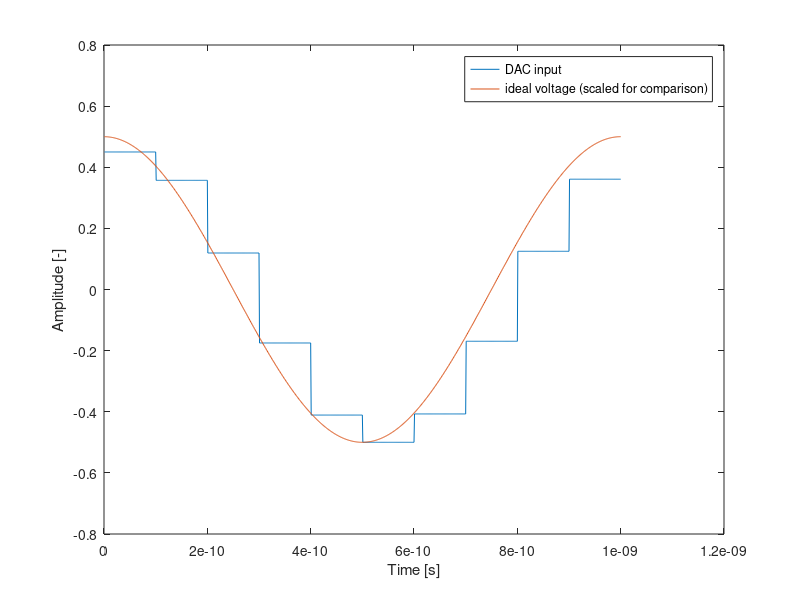
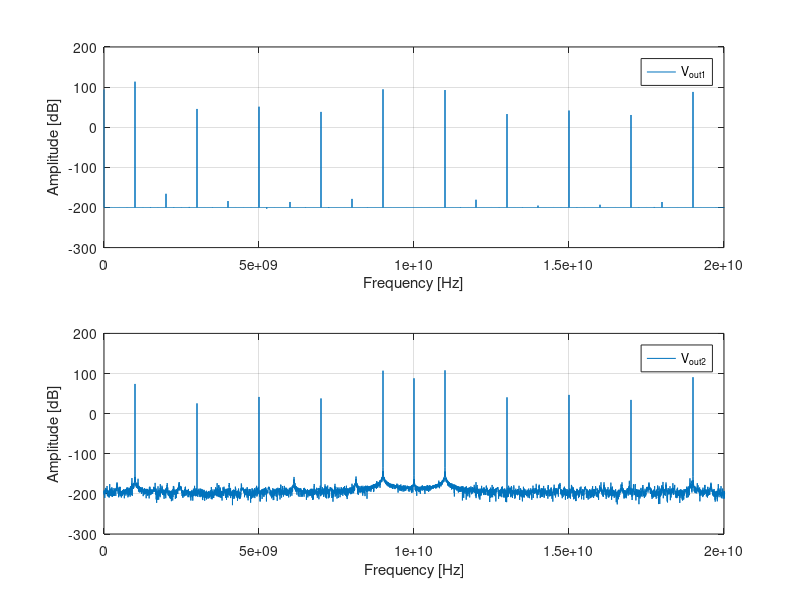

Reproduce these figures in MATLAB, in order. (Note: this script raises an error after producing the figures.)
% Cleanup
clear all;
close all;
clc;

clear;
close all;

% Set the Larmor frequencies of the qubits (3 qubits)
f0 = [11e9, 12e9, 13e9];

% Set the Rabi frequencies
fR = [1e6, 1e6, 1e6];

%define microwave frequency
fosc=10e9; %[Hz]


%number of bits of the DAC
N=10;

%sample frequency of the DAC
fsample=10e9;

% define input signal
% input amplitude 
A=[10e-3 0 0]; %[V]
% input frequency 
fin=[1 2 3]*1e9; %[Hz]
% inout phases
ph_in=[0 0 0]; %[rad]

% total simulation time. It is computed as the time needed for a pi
% rotation for Q1
T=1/fR(1)/2; %[s]
% simulation time step
dt=1e-12; %[s]
% define time vector
t=dt:dt:T; %[s]


% input signal
in=A(1)*cos(2*pi*fin(1)*t+ph_in(1))+...
    A(2)*cos(2*pi*fin(2)*t+ph_in(2))+...
    A(3)*cos(2*pi*fin(2)*t+ph_in(3)); %[V]

%sampling the input signal
in_sampled=in(1:1/(fsample*dt):end);

%quantize the signal on N-bit
%first, scale the signal to fit in [0:2^N-1] range, then round it
Din=round((in_sampled-min(in))/(max(in)-min(in))*(2^N-1));

%DAC output range
DAC_or=1; %[V]
%DAC step
LSB=DAC_or/(2^N-1);
%define DAC array
DAC=LSB*[0 ones(1,2^N-1)];
output_levels=cumsum(DAC*0.95);

VDAC=output_levels(Din+1);

%add S/H
tmp=ones(1/(fsample*dt),1)*VDAC;
VoutDAC=tmp(:)'-DAC_or/2;
clear tmp

figure
plot(t(1:1000),VoutDAC(1:1000),t(1:1000),(in(1:1000)-min(in))/(max(in)-min(in))*DAC_or-DAC_or/2);
xlabel('Time [s]')
ylabel('Amplitude [-]')
legend('DAC input','ideal voltage (scaled for comparison)')

G1=4/sinc(fin(1)/fsample); %[-]

Vout1=G1*VoutDAC;

Vmix=Vout1.*cos(2*pi*t*fosc);

G2=1; %[-]

Vout2=G2*Vmix;


%compute fft
V2=abs(fft(Vout2));
V2dB=20*log10(V2); %[dB]
V1=abs(fft(Vout1)+1e-10);
V1dB=20*log10(V1); %[dB]
% FFT resolution
fres=1/T; %[Hz]
% maximum FFT frequency
fmax=1/dt; %[Hz]
% frequency vector
f=0:fres:(fmax-fres); %[Hz]

%% plot FFT
figure
subplot(2,1,1)
plot(f,V1dB)
xlabel('Frequency [Hz]')
ylabel('Amplitude [dB]')
legend('V_{out1}')
xlim([0 20]*1e9)
grid

subplot(2,1,2)
plot(f,V2dB)
hold off
xlabel('Frequency [Hz]')
ylabel('Amplitude [dB]')
legend('V_{out2}')
xlim([0 20]*1e9)
grid

%%
% Simulate and plot
[U, probabilities] = spine(fR, f0, dt, Vout2, 10);


% Compute fidelity of the operation on qubit 1
% Ideal transformation representing a pi-rotation around X
 Uideal = [0 1;
           1 0];
% Compute fidelity by comparing the actual transformation to the ideal one
F1 = fidelity(U(:, :, 1), Uideal);

% For the other 2 qubits, we would like to compare the actual transormation
% to the identity operation (I). However, any leakage form the driving
% signal is going to induce Z-rotations on the qubits. Such rotations can
% be easily cancelled by software, i.e. by not applying any extra
% electrical pulse. This correction is currently not implemented in this
% code to make it easier for the students. However, for the simple case in
% which the qubits ar einitialized in |0>, the fidelity on idel qubits can
% be simply computed by measuring the qubit along Z. This measurmenet is
% insensitive with respect to rotazion around Z.
F2=probabilities(3,end,2);
F3=probabilities(3,end,3);


disp(['Fidelity of qubit 1: ' num2str(F1*100) '%']);
disp(['Fidelity of qubit 2: ' num2str(F2*100) '%']);
disp(['Fidelity of qubit 3: ' num2str(F3*100) '%']);